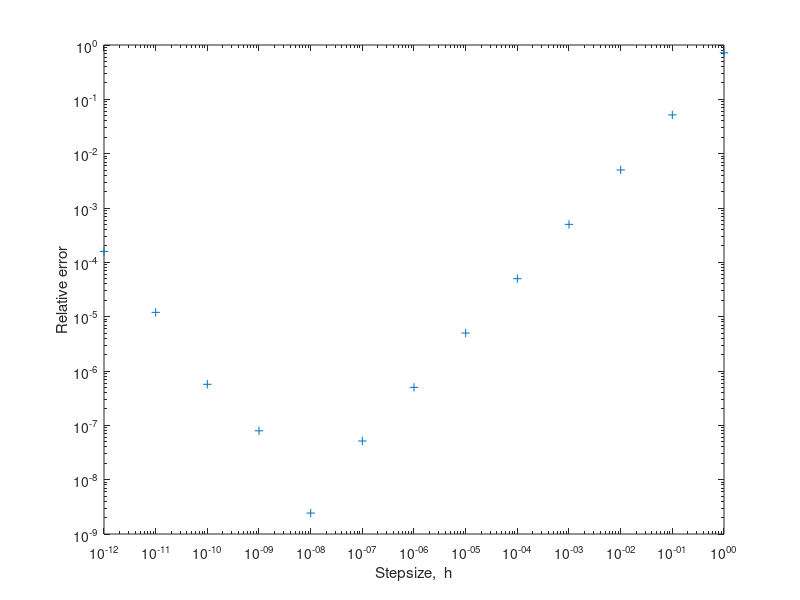

The MATLAB script that drew this image:
function  fidiff(x)
% fidiff  First order finite-difference approximation to d/dx of exp(x)
%
% Synopsis:  fidiff(x)
%
% Input:     x = (optional) value at which the derivative is to be evaluated
%                Default:  x = 1
%
% Output:    A table and plot of relative error versus stepsize

if nargin<1, x=1;  end
fp = exp(x);                     %  Exact value of fprime
h = logspace(-12,0,13)';         %  Column vector of stepsizes
fpfd = (exp(x+h) - exp(x))./h;   %  Vectorized calculation of fd approximation
Erel = abs(fpfd - fp)./fp;       %  and relative errors

fprintf('      h        fp       fpfd         Erel\n');
for k=1:length(h)
  fprintf('%10.1e %9.5f %9.5f %12.2e\n',h(k),fp,fpfd(k),Erel(k));
end

loglog(h,Erel,'+');  xlabel('Stepsize,  h');    ylabel('Relative error');
